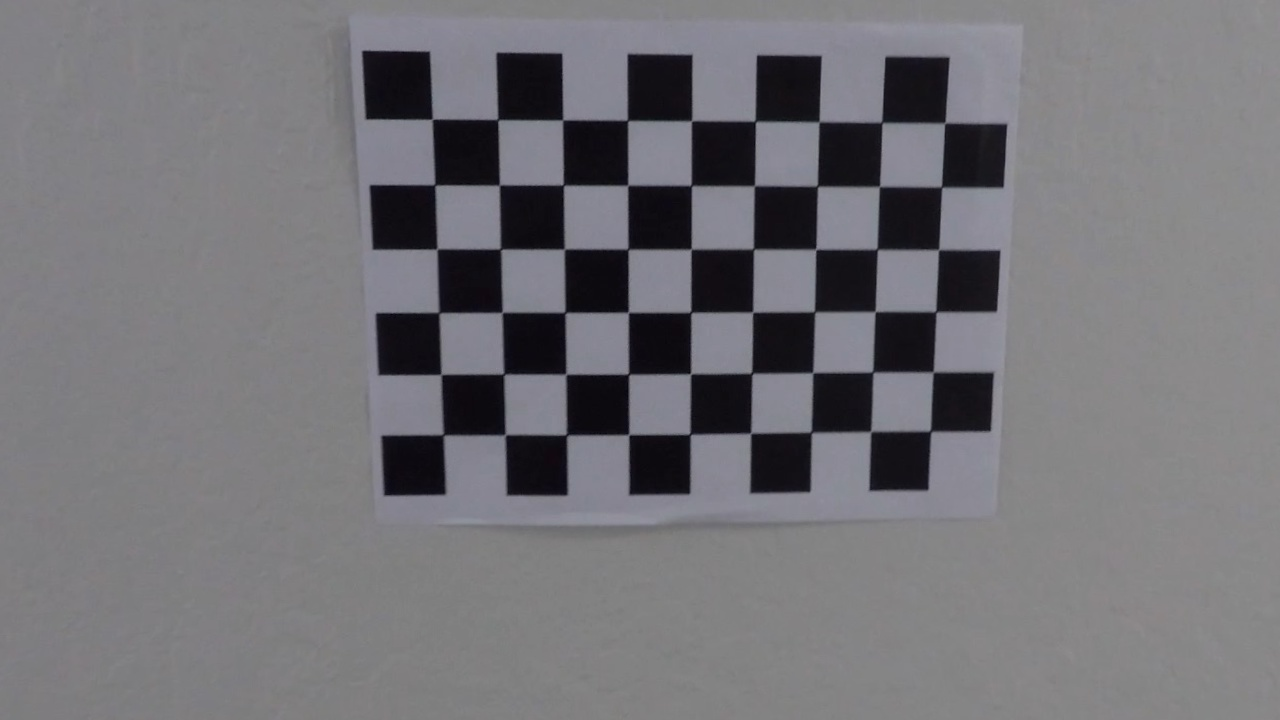
#> input picture src/undistorted-images/calibration10.jpg, 1280 x 720 px, given as the content of the folder ../camera_cal, which was not available
$ python main.py   (Python 2 division)   (older library calls are emulated)
#> lines starting #> are read from the running program, lines starting #| are printed output that depends on the picture; after the words box and inside, x2 and y2 are one past the last pixel; in counts of white or black regions, pixels touching at a corner belong together; pictures that were not available may be replaced by others from this repository, and a replacement may not be noted
### src/utils.py
# Imports
import numpy as np
import cv2
import glob
import matplotlib.pyplot as plt

from Line import Line


class Utils:
    def __init__(self):
        self.xm_per_pixel = 3.7/700
        self.ym_per_pixel = 30/720
        self.ret, self.mtx, self.dist, self.rvecs, self.tvecs = self.calibrate_camera()

    ### Calibrating the camera using chessboard images
    @staticmethod
    def calibrate_camera():
        # The number of x corners in our calibration checkerboard
        nx = 9
        # The number of y corners in our calibration checkerboard
        ny = 6

        # Prepare object points, for the location of each corner (i.e. (0,0,0), (1,0,0), (2,0,0) ....,(6,5,0))
        objp = np.zeros((ny * nx, 3), np.float32)
        objp[:, :2] = np.mgrid[0:nx, 0:ny].T.reshape(-1, 2)

        # Arrays to store object points and image points from all the images.
        objpoints = []  # 3d points in real world space
        imgpoints = []  # 2d points in image plane.

        # Make a list of calibration images
        images = glob.glob('../camera_cal/calibration*.jpg')

        gray_shape = []

        # Step through the list and search for chessboard corners
        for file_name in images:
            img = cv2.imread(file_name)
#> img is the input picture: shape (720, 1280, 3); mean B, G, R 118.9, 114.6, 115.6
            gray = cv2.cvtColor(img, cv2.COLOR_BGR2GRAY)
            gray_shape = gray.shape[::-1]

            # Find the chessboard corners
            ret, corners = cv2.findChessboardCorners(gray, (nx, ny), None)
#> ret = True; corners = 54 rows, first 8: [432.3, 119.3], [497.6, 119.6], [562.6, 119.8], [627.6, 120.7], [691.5, 121], [755.3, 121.6], [819.1, 121.7], [881.8, 122.3]

            # If found, add object points, image points
            if ret == True:
                objpoints.append(objp)
                imgpoints.append(corners)

                # Draw and display the corners
                img = cv2.drawChessboardCorners(img, (nx, ny), corners, ret)
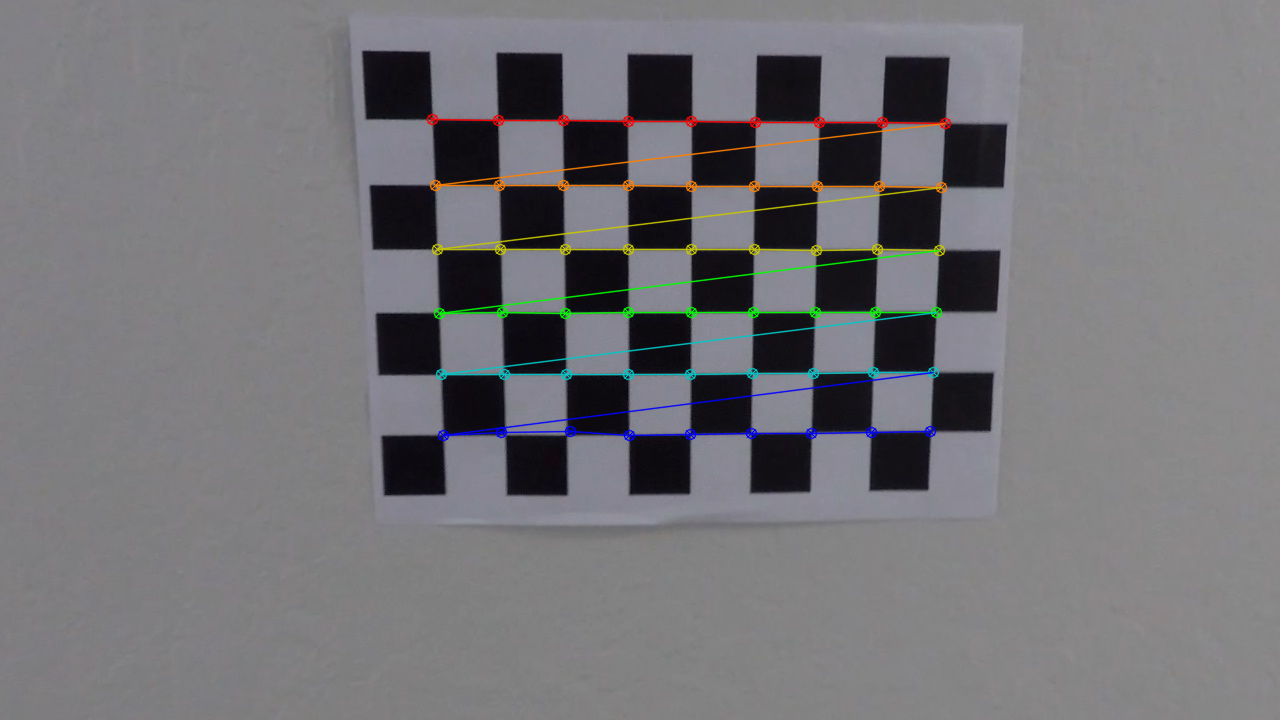
#> img: shape (720, 1280, 3); 2.25% of pixels changed, all inside (x1, y1, x2, y2) = (426, 113, 952, 442)
#> in __init__, `self.ret, self.mtx, self.dist, self.rvecs, self.tvecs = self.calibrate..`: self.ret = 0.949; self.mtx = [[695.5, 0, 660.7], [0, 696.5, 283.2], [0, 0, 1]]; self.dist = [[-0.162, 1.04, -0.00163, -0.00717, -2.12]]; self.rvecs = ([0.106, -0.0146, 0.00079],); self.tvecs = ([-3.51, -2.52, 10.7],)
#> in run, `undistorted_img = cv2.undistort(image, self.utils.mtx, self.utils.dist..`:
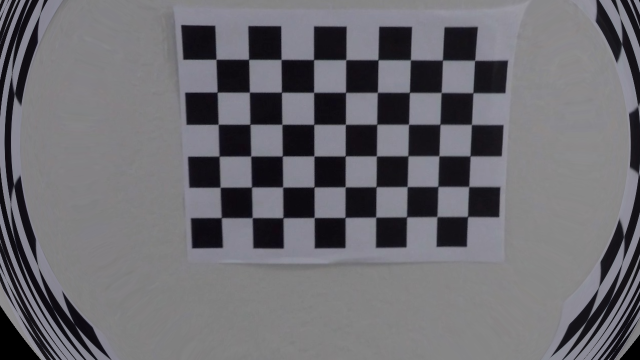
#> undistorted_img: shape (720, 1280, 3) (shown at 1/2 size); mean B, G, R 112.5, 107.3, 108.3

        # [9 lines of commented-out code are left out]
        return cv2.calibrateCamera(objpoints, imgpoints, gray_shape, None, None)

    ### Create a thresholded binary image from the warped on.
    @staticmethod
    def create_threshold_binary(img, kernel_size=5):
        # Apply Gaussian Noise
#> called with kernel_size = 5
        img = cv2.GaussianBlur(img, (kernel_size, kernel_size), 0)

        # convert img to HLS colorspace
        hls = cv2.cvtColor(img, cv2.COLOR_BGR2HLS)
#> hls: shape (720, 1280, 3); mean of channels 0, 1, 2 105.4, 110.1, 12.4
        # take the S channel of HLS
        s_channel = hls[:, :, 2]
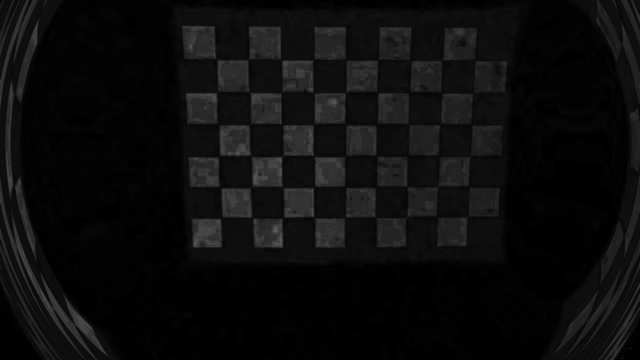
#> s_channel: shape (720, 1280) (shown at 1/2 size); min 0, max 255, mean 12.4

        # convert img to gray colorspace
        gray = cv2.cvtColor(img, cv2.COLOR_BGR2GRAY)

        # Sobel x
        sobelx = np.absolute(cv2.Sobel(gray, cv2.CV_64F, 1, 0))
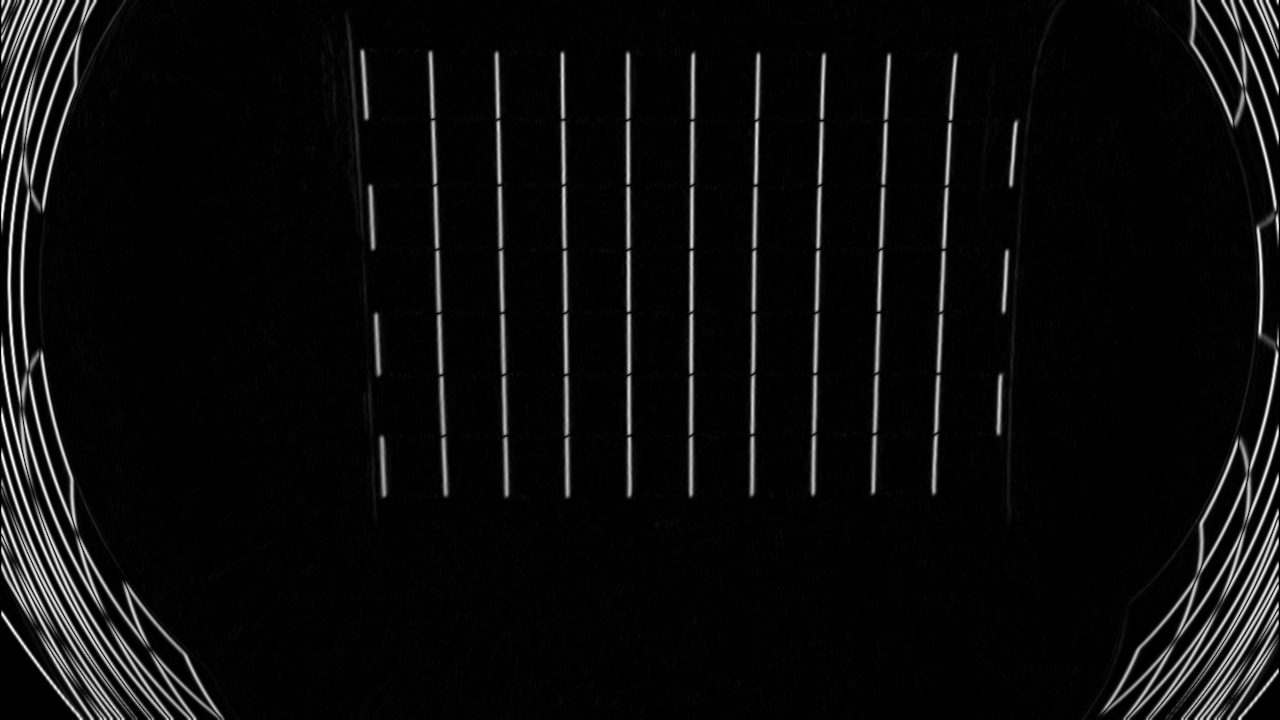
#> sobelx: shape (720, 1280) float64; min 0, max 318, mean 14.8; drawn with min black and max white
        scaled_sobel = np.uint8(255*sobelx/np.max(sobelx))

        # Threshold x gradient
        thresh_min = 20
        thresh_max = 100
        sxbinary = np.zeros_like(scaled_sobel)
        sxbinary[(scaled_sobel >= thresh_min) & (scaled_sobel <= thresh_max)] = 1

        # Threshold color channel
        s_thresh_min = 150
        s_thresh_max = 255
        s_binary = np.zeros_like(s_channel)
        s_binary[(s_channel >= s_thresh_min) & (s_channel <= s_thresh_max)] = 1

        #combining the two in black and white
        combined_binary = np.zeros_like(sxbinary)
        combined_binary[(s_binary == 1) | (sxbinary == 1)] = 1

        # [8 lines of commented-out code are left out]

        return combined_binary

    ### Create a method to undistort
    # not including src and dst points since they are going to remain fixed based on where the camera is positioned and the image
    def warp(self, img):
        # flip the image shape for warpPerspective
        img_size = (img.shape[1], img.shape[0])
        # keeping these as tight to the lines as possible because it pulls in a good amount in the surrounding part outside the lines
        src = np.float32(
            [[(img_size[0] / 2) - 55, img_size[1] / 2 + 100],
             [((img_size[0] / 6) - 10), img_size[1]],
             [(img_size[0] * 5 / 6) + 60, img_size[1]],
             [(img_size[0] / 2 + 55), img_size[1] / 2 + 100]])
        # make sure this pulls the perspective "apart", it creates the paralell-ness and is really the key here
        dst = np.float32(
            [[(img_size[0] / 4), 0],
             [(img_size[0] / 4), img_size[1]],
             [(img_size[0] * 3 / 4), img_size[1]],
             [(img_size[0] * 3 / 4), 0]])

        Minv = cv2.getPerspectiveTransform(dst, src)
        M = cv2.getPerspectiveTransform(src, dst)

        warped = cv2.warpPerspective(img, M, img_size, flags=cv2.INTER_LINEAR)

        # [12 lines of commented-out code are left out]
        return warped, Minv

    def extract_polynomial(self, img, left_lane_indices, right_lane_indices, in_meters=True):
        nonzero = img.nonzero()
        nonzeroy = nonzero[0]
        nonzerox = nonzero[1]

        # extract left and right pixel positions
        leftx = nonzerox[left_lane_indices]
        lefty = nonzeroy[left_lane_indices]
        rightx = nonzerox[right_lane_indices]
        righty = nonzeroy[right_lane_indices]

        if in_meters:
            left_fit = np.polyfit(lefty * self.ym_per_pixel, leftx * self.xm_per_pixel, 2)
            right_fit = np.polyfit(righty * self.ym_per_pixel, rightx * self.xm_per_pixel, 2)
        else:
            left_fit = np.polyfit(lefty, leftx, 2)
            right_fit = np.polyfit(righty, rightx, 2)

        return left_fit, right_fit

    # Find the lane lines with an already existing polynomial
    # [46 lines left out: function find_lanes_with_fit, not called in this run]

    # Find the lanes by using rectangles to search and then fit with polynomial
    def find_lanes_with_rectangle(self, img, margin):
        # histogram to figure out where the peaks are and hence the lane lines
        histogram = np.sum(img[img.shape[0]/2:, :], axis=0)

        #to visualize
        # out_img = np.dstack((img, img, img))*255

        #figure out the middle of the lane (aka where the camera is)
        midpoint = np.int(histogram.shape[0]/2)
        # find the max of the histogram to the left of the midpoint
        leftx_base = np.argmax(histogram[:midpoint])
        # find the mas of the histogram to the right of the midpoint
        rightx_base = np.argmax(histogram[midpoint:]) + midpoint
        # [6 lines of commented-out code are left out]
        leftx_current = leftx_base
        rightx_current = rightx_base

        # number of sliding windows
        nwindows = 9
        # minmum number of pixels to recenter the window
        min_pixels = 50

        # height of the windows
        window_height = np.int(img.shape[0]/nwindows)

        # get all nonzero pixels location (x, y)
        nonzero = img.nonzero()
        nonzeroy = np.array(nonzero[0])
        nonzerox = np.array(nonzero[1])

        # lists for left and right lanes locations (pixel indices)
        left_lane_indices = []
        right_lane_indices = []

        for window in range(nwindows):
            # find the window boundaries
            window_y_low = img.shape[0] - (window+1)*window_height # "low" corresponds to the bottom on the image, which is actually the higher pixel value, so it's window+1
            window_y_high = img.shape[0] - window*window_height
            window_x_left_low = leftx_current - margin # leftx_current is in the middle so we need to pull to each side, hence +/- margin
            window_x_left_high = leftx_current + margin
            window_x_right_low = rightx_current - margin
            window_x_right_high = rightx_current + margin

            #draw the rectangle to visualize
            # cv2.rectangle(out_img, (window_x_left_low, window_y_low), (window_x_left_high, window_y_high), (0,255,0), 2)
            # cv2.rectangle(out_img, (window_x_right_low, window_y_low), (window_x_right_high, window_y_high), (0,255,0), 2)

            # get all the non zero pixel in our rectangle for left and right sides
            good_left_indices = ((nonzeroy >= window_y_low) & (nonzeroy < window_y_high) & (nonzerox >= window_x_left_low) & (nonzerox < window_x_left_high)).nonzero()[0]
            good_right_indices = ((nonzeroy >= window_y_low) & (nonzeroy < window_y_high) & (nonzerox >= window_x_right_low) & (nonzerox < window_x_right_high)).nonzero()[0]

            # add good pixels to the list
            left_lane_indices.append(good_left_indices)
            right_lane_indices.append(good_right_indices)

            # if you found more than the minimum number of pixels, recenter around the mean
            # this would be in the case of a turning line, you would get more pixels on the corner because it's bent?
            if len(good_left_indices) > min_pixels:
                leftx_current = np.int(np.mean(nonzerox[good_left_indices]))
            if len(good_right_indices) > min_pixels:
                rightx_current = np.int(np.mean(nonzerox[good_right_indices]))

        # Concatenate the arrays of indices
        left_lane_indices = np.concatenate(left_lane_indices)
        right_lane_indices = np.concatenate(right_lane_indices)

        # [15 lines of commented-out code are left out]

        return left_lane_indices, right_lane_indices

    def radius_of_curve(self, img, left_indices, right_indices):
        ymax = img.shape[0]

        left_fit, right_fit = self.extract_polynomial(img, left_indices, right_indices)

        # Calculate the new radii of curvature, in meters
        left_curverad = ((1 + (2*left_fit[0]*ymax*self.ym_per_pixel + left_fit[1])**2)**1.5) / np.absolute(2*left_fit[0])
        right_curverad = ((1 + (2*right_fit[0]*ymax*self.ym_per_pixel + right_fit[1])**2)**1.5) / np.absolute(2*right_fit[0])

        return left_curverad, right_curverad

    # [12 lines left out: function calculate_distance_to_center, not called in this run]

### src/pipeline.py
# Imports
import numpy as np
import cv2
import glob
import matplotlib.pyplot as plt

from Line import Line
from utils import Utils


class Pipeline:
    def __init__(self):
        self.utils = Utils()

    def run(self, image, left_line, right_line):
        # undistort image
        undistorted_img = cv2.undistort(image, self.utils.mtx, self.utils.dist, None, self.utils.mtx)

        # perform color and gradient thresholding
        binary_img = self.utils.create_threshold_binary(undistorted_img)
#> binary_img: shape (720, 1280); values 0 (black) and 1 (white), 4.4% white in thin lines or dots
#> (the rest of the program and of its run is left out)
